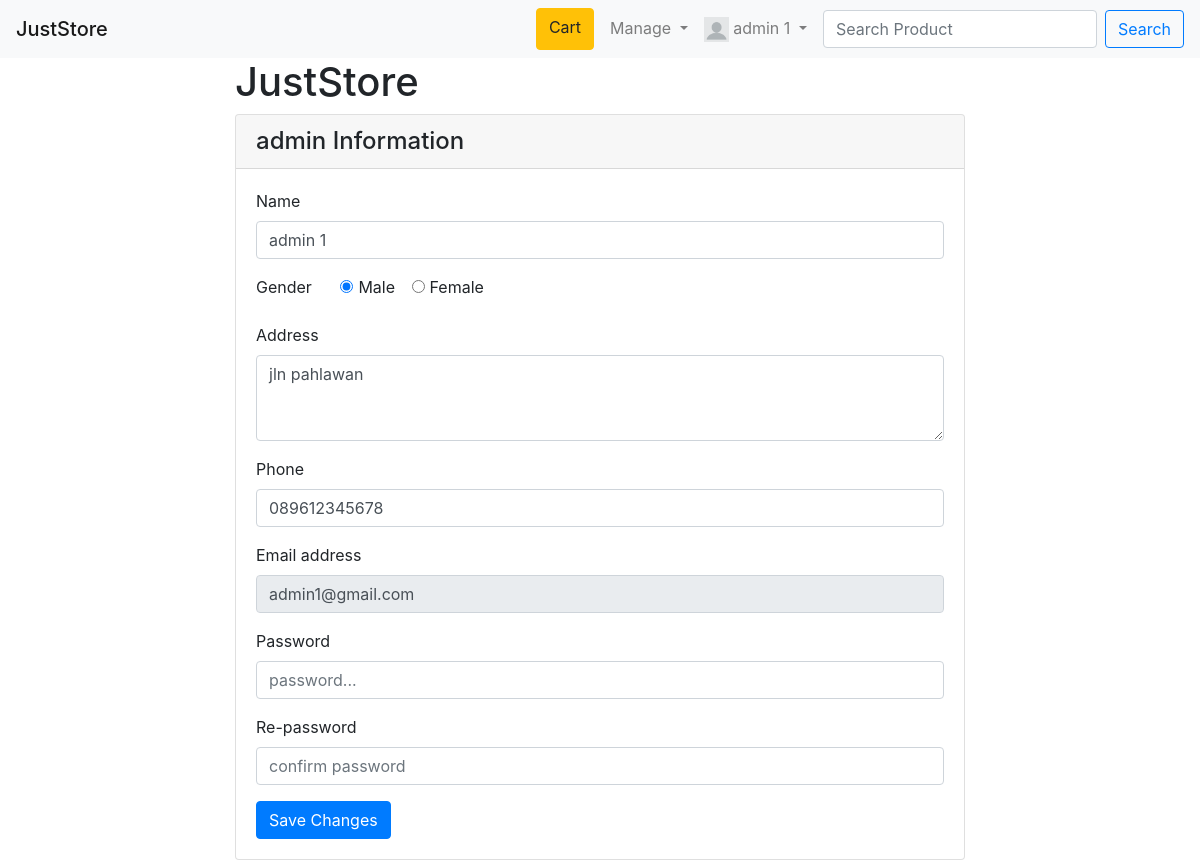
The app's page /mstaffadminedit.php?id=1 (signed in) with its own data.
### tables this page shows
CREATE TABLE `member` (
  `id_member` int(11) NOT NULL,
  `name_member` varchar(255) NOT NULL,
  `gender_member` varchar(255) NOT NULL,
  `address_member` varchar(255) NOT NULL,
  `phone_member` varchar(20) NOT NULL,
  `email_member` varchar(255) NOT NULL,
  `password_member` varchar(255) NOT NULL,
  `image_member` varchar(255) NOT NULL DEFAULT 'profile_default.png',
  `role_member` varchar(255) NOT NULL DEFAULT 'member',
  `verified` int(11) NOT NULL DEFAULT 0,
  `vkey` varchar(255) NOT NULL
);

### mStaffAdminEdit.php (the view, shortened to what this page needs)
<?php
include 'db.php';
?>
<!DOCTYPE html>
<html lang="en">
<head>
  <link rel="stylesheet" href="css/bootstrap.css">
</head>
<body>
<?php include 'navbar.php'; ?>
          <?php
            $id_staffadmin=$_GET['id'];
            $result= $conn->query("SELECT * FROM member WHERE id_member = $id_staffadmin");
            $data= $result->fetch_assoc();
          ?>
  <div class="container">
    <div class="row">
      <div class="col-2"></div>
      <div class="col-8">
      <h1>JustStore</h1>
        <div class="card">
          <h4 class="card-header"><?php echo $data['role_member'] ?> Information</h4>
          <div class="card-body">
          <form method="post" enctype="multipart/form-data">
            <div class="form-group">
              <label for="name">Name</label>
              <input type="text" id="name" class="form-control" placeholder="Name..." name="name" required
              value="<?php echo $data['name_member']; ?>">
            </div>
            <div class="form-group">
              <label for="gender">Gender</label>
                <div class="form-check form-check-inline">
                  <input class="form-check-input ml-4" type="radio" name="gender" id="male" value="Male" required <?php if($data['gender_member']== 'Male') echo "checked"; ?>>
                  <label class="form-check-label" for="male">Male</label>
                </div>
                <div class="form-check form-check-inline">
                <input class="form-check-input" type="radio" name="gender" id="female" value="Female" <?php if($data['gender_member']== 'Female') echo "checked"; ?>>
                  <label class="form-check-label" for="female">Female</label>
                </div>
            </div>
            <div class="form-group">
              <label for="address">Address</label>
              <textarea class="form-control" id="address" rows="3" name="address" placeholder="adress.." required><?php echo $data['address_member']; ?></textarea>
            </div>
            <div class="form-group">
              <label for="phone">Phone</label>
              <input type="phone" class="form-control" id="phone" name="phone" placeholder="phone..." required
              value="<?php echo $data['phone_member']; ?>">
            </div>
            <div class="form-group">
              <label for="Email">Email address</label>
              <input type="email" class="form-control" id="Email" name="email" placeholder="Email..." required
              value="<?php echo $data['email_member']; ?>" disabled>
            </div>
            <div class="form-group">
              <label for="password">Password</label>
              <input type="password" id="password" class="form-control" placeholder="password..." name="password">
            </div>
            <div class="form-group">
              <label for="password2">Re-password</label>
              <input type="password" id="password2" class="form-control" placeholder="confirm password" name="password2">
            </div>
            <button type="submit" class="btn btn-primary" name="save">Save Changes</button>
          </form>
          </div>
        </div>
      </div>
    </div>
  </div>
</body>
</html>

### records on screen
member: role_member "admin", name "admin 1", gender_member "☑ Male", gender_member "☐ Female", address "jln pahlawan", phone "089612345678", email "admin1@gmail.com"

### other values on screen
$_SESSION['member']['name_member'] "admin 1"
